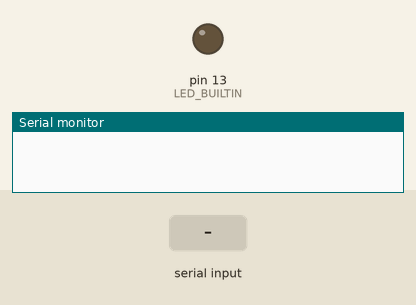
This sketch was run on a simulated Arduino Uno, built with avr-gcc and run on an emulated ATmega328P. Shown: output pins drawn as LEDs (lit = HIGH), the last lines printed to the serial monitor. Dashed ring = blinking. The inputs (shaded band) are chosen by the test bench.

Above: at 1.2 s.
1.3 s: "O90\n" received over Serial
At 1.9 s:
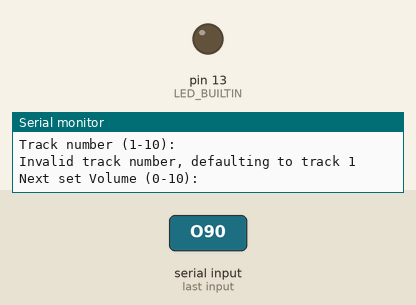
2.8 s: "D" received over Serial
At 4.6 s:
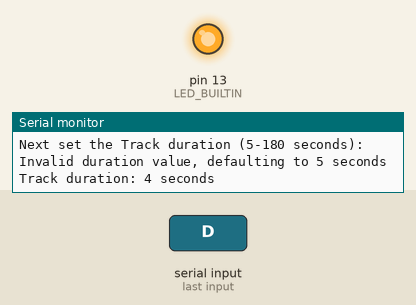
5.8 s: "S90\n" received over Serial
At 6.2 s:
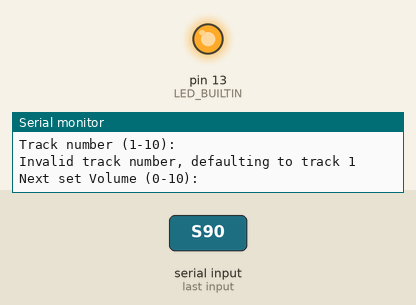
7.3 s: "0\n" received over Serial
At 8.05 s:
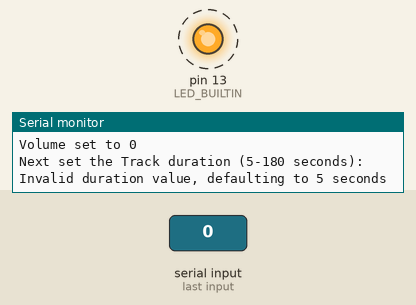
Timing chart, 0 to 11.3 s (numbered marks = the images above; inputs shaded):
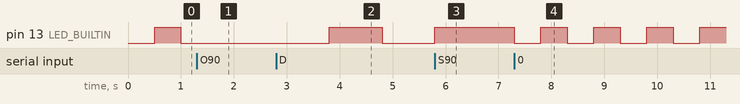

The sketch:

testReproFinal.ino
```cpp
#include <Arduino.h>

enum State {
    STATE_OFF,
    STATE_SETUP,
    STATE_SELECT_PARAMETERS,
    STATE_PLAYING
};
State currentState = STATE_OFF;

// Variables
uint32_t volume = 0; // 0 is mute
uint32_t volumeMax = 10;
uint32_t trackDuration = 0;
uint32_t selectedDuration = 0;
uint32_t currentTrack = 0;
uint32_t maxTrack = 10;
uint32_t trackJump = 1;
uint32_t volumeJump = 1;
uint32_t previousTime = 0;
bool ledState = false;
bool playerOn = false;
unsigned long lastStateChange = 0;

// Lista de canciones
const char* songList[10] = {
    "1. Song One",
    "2. Song Two",
    "3. Song Three",
    "4. Song Four",
    "5. Song Five",
    "6. Song Six",
    "7. Song Seven",
    "8. Song Eight",
    "9. Song Nine",
    "10. Song Ten"
};


void offState() {
    if (millis() - lastStateChange >= 3000) {
        Serial.println("Player is off Press O to turn ON");
        lastStateChange = millis();
    }

    if (Serial.available() > 0) {
        char command = Serial.read();
        if (command == 'O') {
            currentState = STATE_SETUP;
            playerOn = true;
        }
    }
}

void selectParametersState() {
    Serial.println("Welcome to Bubble Pop music player setup. Please enter the following parameters:");
    Serial.println("Track number (1-10):");
    while (Serial.available() == 0) {}
    uint32_t selectedTrack = Serial.parseInt();
    if (selectedTrack >= 1 && selectedTrack <= maxTrack) {
        currentTrack = selectedTrack - 1;
        Serial.print("Initial track ");
        Serial.println(songList[currentTrack - 1]);
    } else {
        Serial.println("Invalid track number, defaulting to track 1");
        currentTrack = 1;
    }

    Serial.println("Next set Volume (0-10):");
    while (Serial.available() == 0) {}
    uint32_t selectedVolume = Serial.parseInt();
    if (selectedVolume >= 0 && selectedVolume <= volumeMax) {
        volume = selectedVolume;
        Serial.println("Volume set to " + String(volume));
    } else {
        Serial.println("Invalid volume value, defaulting to volume 0 (mute)");
        volume = 0;
    }

    Serial.println("Next set the Track duration (5-180 seconds):");
    while (Serial.available() == 0) {}
    selectedDuration = Serial.parseInt();
    if (selectedDuration >= 5 && selectedDuration <= 180) {
        trackDuration = selectedDuration;
        Serial.println("Track duration set to " + String(trackDuration) + " seconds");
    } else {
        Serial.println("Invalid duration value, defaulting to 5 seconds");
        trackDuration = 5;
    }

    currentState = STATE_PLAYING;
}

void task() {
    if (Serial.available() > 0) {
        char command = Serial.read();
        switch (command) {
            case 'P': // Play
                currentState = STATE_PLAYING;
                break;
            case 'S': // Stop
                currentState = STATE_OFF;
                playerOn = false;
                break;
            case 'N': // Next track
                if (currentTrack < maxTrack) {
                    currentTrack += trackJump;
                } else {
                    currentTrack = 1;
                }
                Serial.println("Playing track " + String(currentTrack));
                break;
            case 'V': // Adjust volume
                if (Serial.available() >= 1) {
                    uint32_t newVolume = Serial.parseInt();
                    if (newVolume >= 0 && newVolume <= volumeMax) {
                        volume = newVolume;
                        Serial.println("Volume set to " + String(volume));
                    } else {
                        Serial.println("Invalid volume value");
                    }
                }
                break;
            case 'D': // Adjust track duration
                if (Serial.available() >= 1) {
                    uint32_t newDuration = Serial.parseInt();
                    if (newDuration >= 0 && newDuration <= 180) {
                        trackDuration = newDuration;
                        Serial.println("Track duration set to " + String(trackDuration) + " seconds");
                    } else {
                        Serial.println("Invalid duration value");
                    }
                }
                break;
            default:
                Serial.println("Invalid command");
                break;
        }
    }
}

void playingState() {
  if (playerOn) {
    task();
    if (currentState == STATE_PLAYING){
      if (trackDuration > 0) {
        trackDuration--;
        Serial.println("Track duration: " + String(trackDuration) + " seconds");
      }
      delay(1000);

      if (trackDuration == 0){
        currentTrack++;
        //songList[currentTrack + 1];
        volume += volumeJump;
        trackDuration = selectedDuration;

        if (currentTrack >= maxTrack){
          currentTrack = 0;
        }

      }


    // Enviar información de la canción actual
    Serial.print("Current song: ");
    Serial.println(songList[currentTrack]);
    } else {
        currentState = STATE_SETUP; // Volver al estado de configuración
    }

}
}

void setup() {
    Serial.begin(115200);
    pinMode(LED_BUILTIN, OUTPUT);
    currentState = STATE_OFF;
}

void loop() {
    switch (currentState) {
        case STATE_OFF:
            offState();
            break;
        case STATE_SETUP:
            selectParametersState();
            break;
        case STATE_PLAYING:
            playingState();
            break;
    }

    // Mantener el LED parpadeando a 1 Hz
    uint32_t currentTime = millis();
    if ((currentTime - previousTime) >= 500) { // Parpadeo cada 500 milisegundos (0.5 segundos)
        previousTime = currentTime;
        ledState = !ledState;
        digitalWrite(LED_BUILTIN, ledState ? HIGH : LOW);
    }
}
```

Measured:
- after the input at 1.3 s, pin 13 (LED_BUILTIN): stays LOW (without the input it goes to HIGH after 0.20 s)
- after the input at 2.8 s, pin 13 (LED_BUILTIN): LOW → HIGH after 1.0 s, → LOW 1.0 s later
- after the input at 5.8 s, pin 13 (LED_BUILTIN): goes on until 5.8 s, then stays HIGH
- after the input at 7.3 s, pin 13 (LED_BUILTIN): alternates HIGH for 0.50 s and LOW for 0.50 s, starting at once
